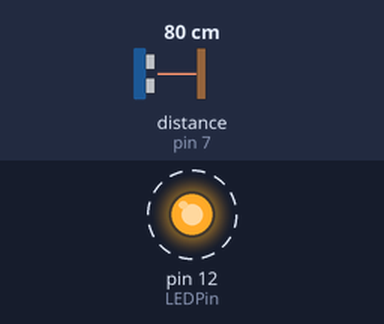
Recording of a sketch running on a simulated Arduino Uno, built with avr-gcc and run on an emulated ATmega328P. Parts: output pins drawn as LEDs (lit = HIGH). Wiring (inferred from the names in the program): ultrasonic range finder: trigger pin 8; echo pin 7. Dashed ring = blinking. The inputs (shaded band) are chosen by the test bench; at power-on: distance to the obstacle (sensor on pin 7) 80 cm. The echo pulse lasts 58.3 µs per cm; pins used as bus, display or sensor lines are not drawn; what the sketch prints to the serial monitor is not drawn.

Above: at 0.05 s.
Timing chart, 0 to 3.0 s (numbered marks = the images above):
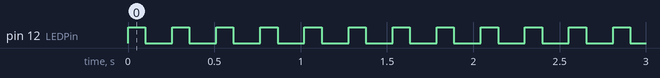

The sketch:

test2.ino
```cpp
#include <Arduino.h>

/* Senseur de distance Ultrason HC-SR04:
 VCC sur Arduino 5v
 GND sur Arduino GND
 Echo sur Arduino broche 7
 Trig sur Arduino broche 8

 Ce sketch/croquis est originaire de Virtualmix: http://goo.gl/kJ8Gl
 Il a été modifié par Winkle ink ici:
   http://winkleink.blogspot.com.au/2012/05/arduino-hc-sr04-ultrasonic-distance.html
 Puis modifié par ScottC le 10 Nov 2012:
   http://arduinobasics.blogspot.com/
 Finalement traduit par MCHobby.be pour le tutoriel:
   http://wiki.mchobby.be/index.php?title=HC-SR04
 */


#define echoPin 7 // broche Echo
#define trigPin 8 // broche Trigger (declenchement)
#define LEDPin 12 // LED de la carte Ardiono (branché sur la broche 13)

int maximumRange = 200; // distance Maximale acceptée (en cm)
int minimumRange = 0;   // distance Minimale acceptée (en cm)
long duration, distance; // Durée utilisé pour calculer la distance

void setup() {
    // Activer la communication série
    Serial.begin (9600);
    // Activer les broches
    pinMode(trigPin, OUTPUT);
    pinMode(echoPin, INPUT);
    pinMode(LEDPin, OUTPUT); // activer la LED sur la carte (si nécessaire)
}

// Partie du code continuellement exécuté
// Son but est d'effectuer un cycle de détection pour déterminer
// la distance de l'objet le plus proche (par réverbération de
// l'onde sur ce dernier)
//
void loop() {
    // put your main code here, to run repeatedly:
    digitalWrite(12, HIGH);
    digitalWrite(10, LOW);
    delay(100);
    digitalWrite(12, LOW);
    digitalWrite(10, HIGH);
    delay(100);
    // Envoi une impulsion de 10 micro seconde sur la broche "trigger"
    digitalWrite(trigPin, LOW);
    delayMicroseconds(2);

    digitalWrite(trigPin, HIGH);
    delayMicroseconds(10);

    digitalWrite(trigPin, LOW);

    // Attend que la broche Echo passe au niveau HAUT
    // retourne la durée
    duration = pulseIn(echoPin, HIGH);

    //Calculer la distance (en cm, basé sur la vitesse du son).
    distance = duration/58.2;

    // Si la distance mesurée est HORS des valeurs acceptables
    if (distance >= maximumRange || distance <= minimumRange){
        /* Envoyer une valeur négative sur la liaison série.
           Activer la LED pour indiquer que l'erreur */
        Serial.println("-1");
        digitalWrite(LEDPin, HIGH);
    }
    else {
        /* Envoyer la distance vers l'ordinateur via liaison série.
           Eteindre la LED pour indiquer une lecture correcte. */
        Serial.println(distance);
        Serial.println("cm");
        digitalWrite(LEDPin, LOW);
    }

    //Attendre 50ms avant d'effectuer la lecture suivante.
    delay(50);
}
```

Measured:
- by itself, pin 12 (LEDPin): alternates HIGH for 0.10 s and LOW for 0.16 s
